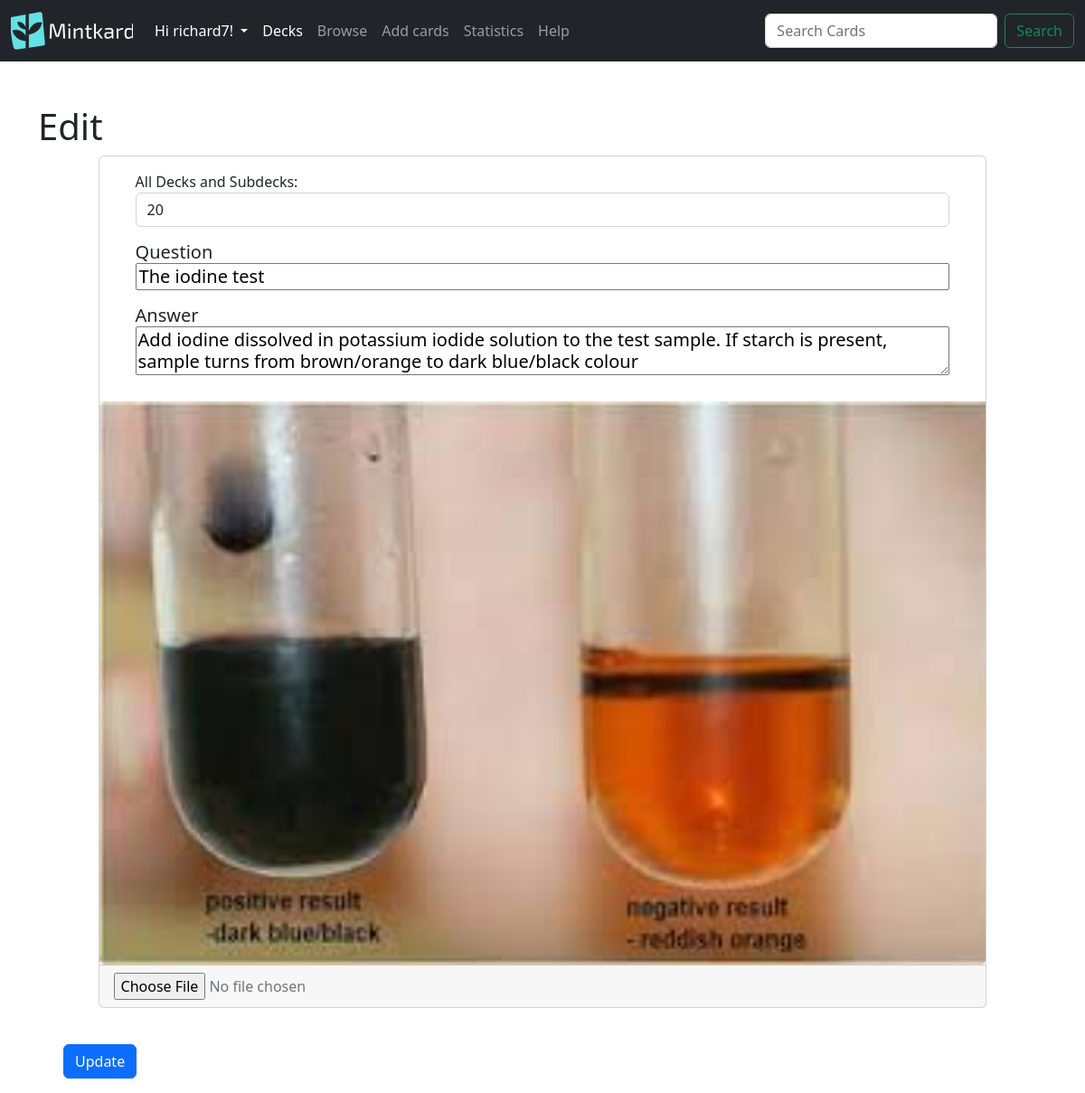
The app's page /decks/edit/14 (signed in) with its own data.
### mintkard/models.py (models this page shows, shortened)
class User(db.Model,UserMixin):
    id = db.Column(db.Integer,primary_key= True)
    username = db.Column(db.String(50), unique = True)
    email = db.Column(db.String(300),unique=True)
    password = db.Column(db.String(200))
    decks = db.relationship('Deck',backref = 'user_decks',lazy=True)#stores all the decks that the owner owns, in the parents class

class Card(db.Model):
    id = db.Column(db.Integer, primary_key=True)
    question = db.Column(db.String(200))
    answer = db.Column(db.String(400))
    last_study = db.Column(db.DateTime(timezone=True))
    is_new = db.Column(db.Boolean, default=True)
    interval = db.Column(db.Integer)
    easiness_factor = db.Column(db.Integer)
    quality = db.Column(db.Integer)
    image_hash = db.Column(db.String, nullable=True)#new
    deck_id = db.Column(db.Integer, db.ForeignKey('deck.id'))#One to many relationship with decks

### mintkard/decks.py (the view, shortened to what this page needs)
@login_required
@decks.route('/edit/<int:card_id>',methods=['GET','POST'])
def edit(card_id):
    if not user_owned_card(card_id):
        return redirect(url_for('decks.decks_route'),code=301)
    try:
        decks = [deck for deck in g.fmanager.user.decks if deck.parent_id == None]# used in the filter dropdown option
    except Exception as e:
        flash('Error locating decks: {}'.format(e),category='danger')
    try:
        current_card = Card.query.filter_by(id=card_id).first()
    except Exception as e:
        flash('Error : {}'.format(e),category='danger')
    if current_card is None:
        flash('Card id cannot be found',category='danger')
    current_card = Card.query.filter_by(id=card_id).first()
    return render_template("edit.html",card=current_card,decks=decks)

### mintkard/decks.py (called while the page is built)
@decks.before_request
@login_required
def before_request():
    try:
        g.fmanager = FlashcardManager(user=current_user.id, app=current_app)
        g.fmanagerstats = FlashcardManagerStats(user=current_user.id, app=current_app)
        g.fmanagerstats_public = FlashcardManagerPublicStats(user=None,app=current_app)#there is no user as it gets the apps average data
    except Exception as e:
        flash('Error inilizing flashcard manager: {}'.format(e),category='danger')

def user_owned_card(card_id):
    result = db.session.execute("""
        SELECT deck.user_id
        FROM card
        INNER JOIN deck deck ON card.deck_id = deck.id
        WHERE card.id = {}
    """.format(card_id))
    try:
        if result.fetchone()[0] == current_user.id:
            return True
        return False
    except Exception:
        flash('Error validating card owner',category='danger')
        redirect(url_for('decks.browse'))

### mintkard/templates/edit.html (shortened to what this page needs)
{% extends 'layout.html' %}
{% block body %}
<form method="POST" enctype="multipart/form-data">
  <h1 >Edit</h1>
  <div class="container-fluid">
    <div class="card mx-auto" style="width: 90%; height: 100%;">
      <div class="card-body mx-4">
        <div class="form-group">
          <label for="deck-filter">All Decks and Subdecks:</label>
          <select class="form-control" name="deck" required>
            {% set found_deck = decks | selectattr("id", "equalto", card.deck_id) | first %}
            {% if found_deck %}
              <option selected value="same">{{found_deck.name}}</option>
            {% else %}
              <option selected>{{card.deck_id}}</option>
            {% endif %}
          </select>
        </div>
        <h5 class="card-title my-3">
          <label for="card-question">Question</label>
          <input type="text" style="width: 100%" name="card-question" value="{{card.question}}">
        </h5>
        <h5>
        <label for="card-title">Answer</label>
          <p class="card-text">
          <textarea style="width: 100%" name="card-answer">{{card.answer}}</textarea>
          </p>
        </h5>
      </div>
      {% if card.image_hash %}
        <img src="/static/user_images/{{card.image_hash}}" class="card-img-bottom" alt="card image">
      {% endif %}
      <div class="card-footer text-muted">
        <input type="file" name="image" accept="image/*">
      </div>
    </div>
    <br>
    <input class="btn btn-primary m-3" value="Update" type="submit" ></input>
  </div>
  </form>
{% endblock %}

### mintkard/templates/layout.html (shortened to what this page needs)
<!DOCTYPE html>
<html lang="en">
<head>
    <link rel="stylesheet" href="https://cdnjs.cloudflare.com/ajax/libs/font-awesome/4.7.0/css/font-awesome.min.css">
</head>
<link href="https://cdn.jsdelivr.net/npm/bootstrap@5.2.3/dist/css/bootstrap.min.css" rel="stylesheet"
>
<body>
    <nav class="navbar navbar-expand-lg navbar-dark bg-dark">
        <div class="container-fluid">
            <a class="navbar-brand" href="/home"><img src="/static/logo.png" alt="Mintkard" width="135" height="42"></a>
            <div class="collapse navbar-collapse" id="navbarSupportedContent">
                <ul class="navbar-nav me-auto mb-2 mb-lg-0">
                    {% if current_user.is_authenticated %}
                    <li class="nav-item dropdown">
                        <a class="nav-link dropdown-toggle" href="#" id="navbarDropdown" role="button" data-bs-toggle="dropdown" aria-expanded="false" style="color:white">
                            Hi {{ current_user.username }}!
                        </a>
                    </li>
                    <li class="nav-item">
                        <a class="nav-link active" aria-current="page" href="/decks/">Decks</a>
                    </li>
                    <li class="nav-item">
                        <a class="nav-link" href="/decks/browse">Browse</a>
                    </li>
                    <li class="nav-item">
                        <a class="nav-link" href="/decks/create">Add cards</a>
                    </li>
                    <li class="nav-item">
                        <a class="nav-link" href="/decks/stats">Statistics</a>
                    </li>
                    <li class="nav-item">
                        <a class="nav-link" href="/decks/help">Help</a>
                    </li>
                    {% endif %}
                </ul>
                <form  action ="{{url_for('decks.browse')}}" class="d-flex">
                    <input class="form-control me-2" name ="search" type="search" placeholder="Search Cards" aria-label="Search">
                    <button class="btn btn-outline-success" type="submit">Search</button>
                </form>
            </div>
        </div>
    </nav>
    <div class="container mt-5">
    {% block body %}{% endblock %}
    </div>
</body>
</html>

### records on screen
User: username "richard7"
Card: deck "20", card-question "The iodine test", card-answer "Add iodine dissolved in potassium iodide solution to the test sample. If starch is present, sample turns from brown/orange to dark blue/black colour", image_hash (picture)
